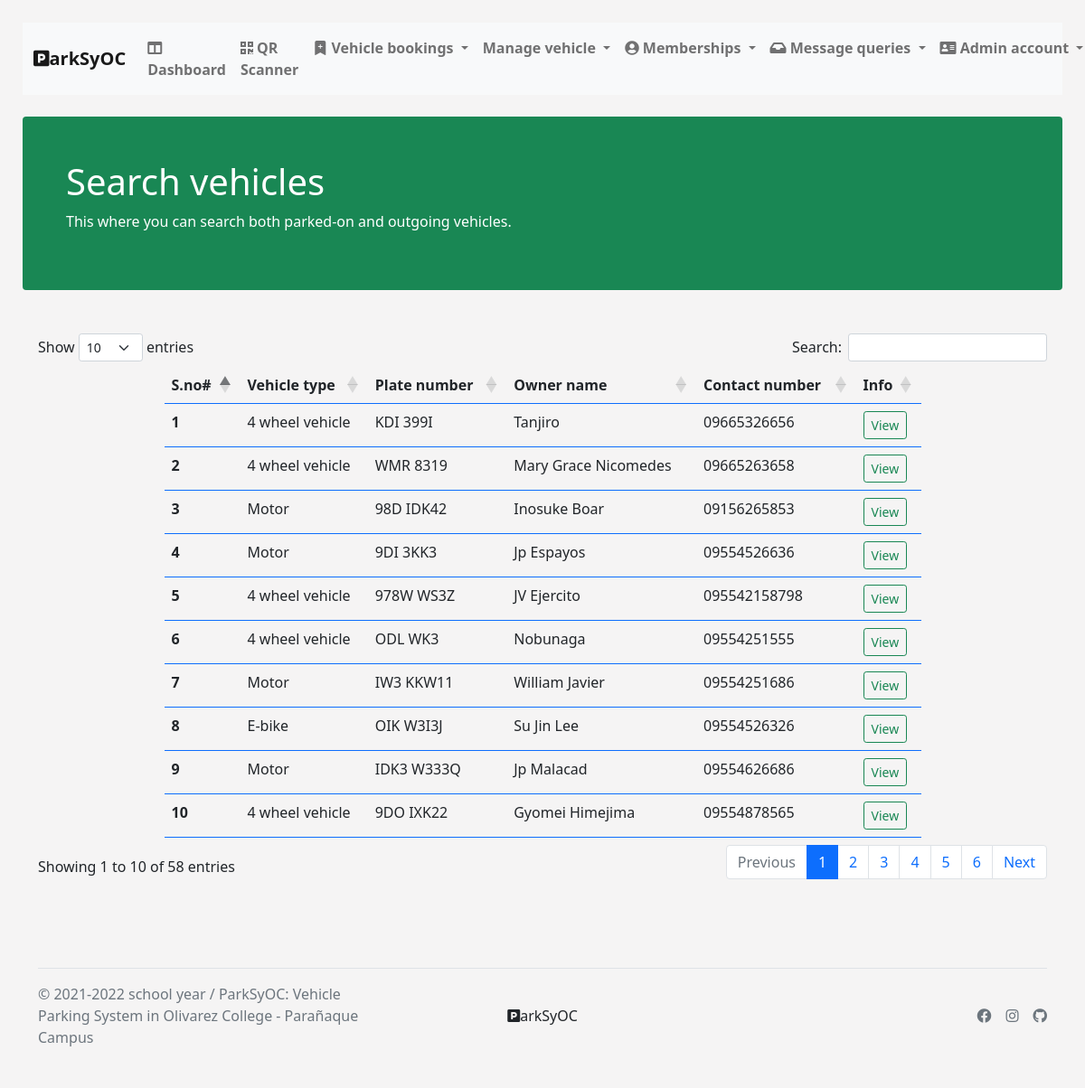
The app's page /searchVehicle.php with its own data.
### tables this page shows
CREATE TABLE `add_vehicle` (
  `id` int(11) NOT NULL,
  `mmbrshp_id` varchar(255) NOT NULL,
  `identification` varchar(2048) NOT NULL,
  `vhcl_type` varchar(255) NOT NULL,
  `cstmr_type` varchar(255) NOT NULL,
  `plate_no` varchar(255) NOT NULL,
  `ownr_name` varchar(255) NOT NULL,
  `email` varchar(255) NOT NULL,
  `cntct_no` varchar(255) NOT NULL,
  `time_in` datetime NOT NULL,
  `out_time` datetime NOT NULL,
  `remarks` varchar(500) NOT NULL,
  `cstmr_stts` longtext NOT NULL,
  `booking_stts` longtext NOT NULL,
  `prkng_fee` varchar(255) NOT NULL,
  `bkng_time` time NOT NULL,
  `bkng_dt` date DEFAULT NULL,
  `qrcode` varchar(2048) NOT NULL,
  `getIn` time NOT NULL,
  `getOut` time NOT NULL,
  `hospitalID` varchar(2048) NOT NULL
);

### searchVehicle.php (the view, shortened to what this page needs)
<?php
require_once './db/pdo.php';
$search = $_GET['search'] ?? '';
if($search){
  $statement = $pdo->prepare("SELECT * FROM add_vehicle WHERE ownr_name LIKE :owner_name ORDER BY time_in DESC");
  $statement->bindValue(':owner_name', "%$search%");
} else {
  $statement = $pdo->prepare("SELECT * FROM add_vehicle ORDER BY time_in DESC");
}
$statement->execute();
$rows = $statement->fetchAll(PDO::FETCH_ASSOC);
?>
<!DOCTYPE html>
<html lang="en">
<head>
  <link rel="stylesheet" href="https://use.fontawesome.com/releases/v5.15.4/css/all.css">
  <link href="https://cdn.jsdelivr.net/npm/bootstrap@5.1.3/dist/css/bootstrap.min.css" rel="stylesheet">
  <link rel="stylesheet" href="https://cdn.datatables.net/1.11.4/css/dataTables.bootstrap5.min.css">
  <link rel="stylesheet" href="./public/styles.css">
</head>
<body>
  <?php include_once "./views/nav.php"; ?>
  <div class="jumbutron-section mb-5">
    <div class="mt-4 p-5 bg-success text-white rounded">
      <h1>Search vehicles</h1>
      <p>This where you can search both parked-on and outgoing vehicles.</p>
    </div>
  </div>
  <div class="container">
    <table id="datatableid" class="table table-hover border-primary">
      <thead>
        <tr>
          <th scope="col">S.no#</th>
          <th scope="col">Vehicle type</th>
          <th scope="col">Plate number</th>
          <th scope="col">Owner name</th>
          <th scope="col">Contact number</th>
          <th scope="col">Info</th>
        </tr>
      </thead>
      <tbody>
        <?php
          foreach($rows as $i => $row):  ?>
          <tr>
            <th scope="row"><?php echo $i + 1 ?></th>
            <td><?php echo $row['vhcl_type'] ?></td>
            <td>
              <?php
              if($row['plate_no'] == ""){
                echo 'None';
              } else{
                echo $row['plate_no'];
              }
              ?>
            </td>
            <td><?php echo $row['ownr_name'] ?></td>
            <td><?php echo $row['cntct_no'] ?></td>
            <td>
              <form action="" method="POST">
                <a href="./viewSearchVehicle.php?<?php echo "cstmr_id=" .$row['id'] ?>" class="btn btn-sm btn-outline-success">View</a>
              </form>
            </td>
          </tr>
        <?php
          endforeach;  ?>
      </tbody>
    </table>
  </div>
  <br>
  <br>
  <br>
  <?php include_once "./views/footer.php"; ?>
</body>
</html>

### public/styles.css (style rules this page uses)
:root { --body-bg: rgb(204, 204, 204); --white: #ffff; --darkWhite: #ccc; --black: #0000; --dark: #615c60; --themeColor: #22b8d1; --pageShadow: 0 0 0 .5cm rgba(0, 0, 0, 0.5); }
body { padding: 10px; margin: 15px; background-color: rgb(245, 244, 244); }
.container .table { margin-top: 2rem; }
.table { width: 75%; margin: 20px auto; }

### records on screen
add_vehicle: vhcl_type "4 wheel vehicle", plate_no "KDI 399I", ownr_name "Tanjiro", cntct_no "09665326656"
add_vehicle: vhcl_type "4 wheel vehicle", plate_no "WMR 8319", ownr_name "Mary Grace Nicomedes", cntct_no "09665263658"
add_vehicle: vhcl_type "Motor", plate_no "98D IDK42", ownr_name "Inosuke Boar", cntct_no "09156265853"
add_vehicle: vhcl_type "Motor", plate_no "9DI 3KK3", ownr_name "Jp Espayos", cntct_no "09554526636"
add_vehicle: vhcl_type "4 wheel vehicle", plate_no "978W WS3Z", ownr_name "JV Ejercito", cntct_no "095542158798"
add_vehicle: vhcl_type "4 wheel vehicle", plate_no "ODL WK3", ownr_name "Nobunaga", cntct_no "09554251555"
add_vehicle: vhcl_type "Motor", plate_no "IW3 KKW11", ownr_name "William Javier", cntct_no "09554251686"
add_vehicle: vhcl_type "E-bike", plate_no "OIK W3I3J", ownr_name "Su Jin Lee", cntct_no "09554526326"
add_vehicle: vhcl_type "Motor", plate_no "IDK3 W333Q", ownr_name "Jp Malacad", cntct_no "09554626686"
add_vehicle: vhcl_type "4 wheel vehicle", plate_no "9DO IXK22", ownr_name "Gyomei Himejima", cntct_no "09554878565"
